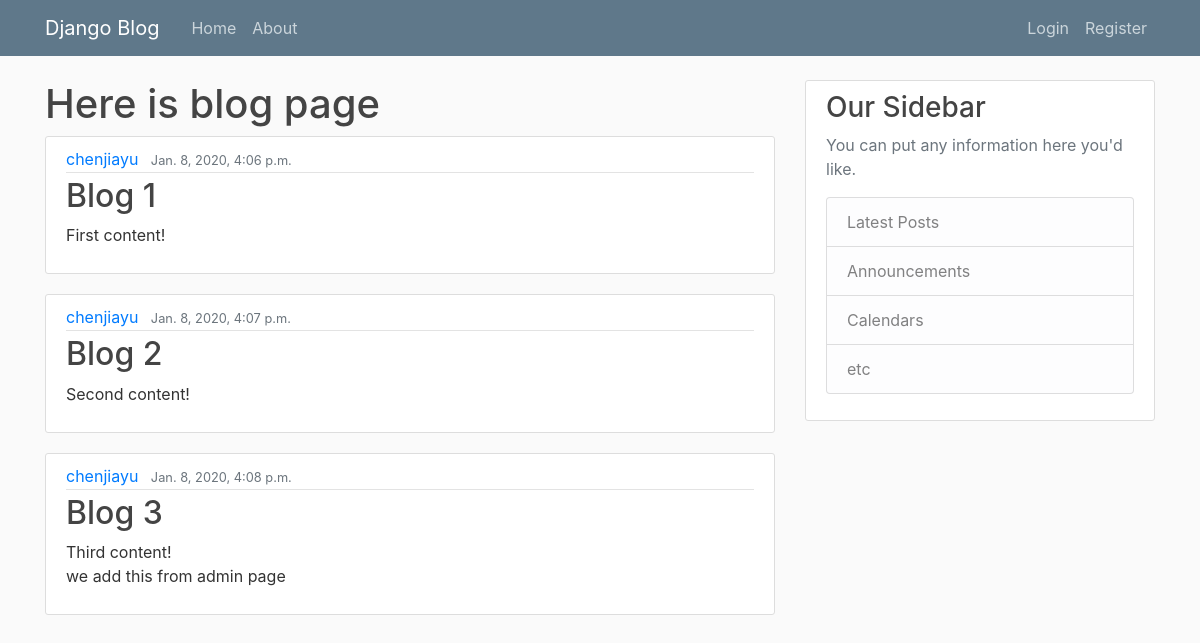
The page / on the database its author committed.
### blog/models.py (models this page shows, shortened)
class Post(models.Model):
    title = models.CharField(max_length=100)
    content = models.TextField()
    post_date = models.DateTimeField(default=timezone.now)
    author = models.ForeignKey(User, on_delete=models.CASCADE)

### blog/views.py (the view)
# urls.py: path('', views.home, name='blog-home'),
def home(request):
    context = {
        'posts1': Post.objects.all()
    }
    return render(request, 'blog/home.html', context)

### blog/templates/blog/home.html
{% extends 'blog/base.html' %}
{% block content %}
    <h1>Here is blog page</h1>
    {% for post in posts1 %}
        <article class="media content-section">
          <div class="media-body">
            <div class="article-metadata">
              <a class="mr-2" href="#">{{ post.author }}</a>
              <small class="text-muted">{{ post.post_date }}</small>
            </div>
            <h2><a class="article-title" href="#">{{ post.title }}</a></h2>
            <p class="article-content">{{ post.content }}</p>
          </div>
        </article>
    {% endfor %}
{% endblock content %}

### blog/static/blog/main.css (style rules this page uses)
body { background: #fafafa; color: #333333; margin-top: 5rem; }
h1, h2, h3, h4, h5, h6 { color: #444444; }
.content-section { background: #ffffff; padding: 10px 20px; border: 1px solid #dddddd; border-radius: 3px; margin-bottom: 20px; }
.article-title { color: #444444; }
.article-content { white-space: pre-line; }
.article-metadata { padding-bottom: 1px; margin-bottom: 4px; border-bottom: 1px solid #e3e3e3 }

### rows shown on the page
Post: author "chenjiayu", post_date "Jan. 8, 2020, 4:06 p.m.", title "Blog 1", content "First content!"
Post: author "chenjiayu", post_date "Jan. 8, 2020, 4:07 p.m.", title "Blog 2", content "Second content!"
Post: author "chenjiayu", post_date "Jan. 8, 2020, 4:08 p.m.", title "Blog 3", content "Third content! we add this from admin page"
